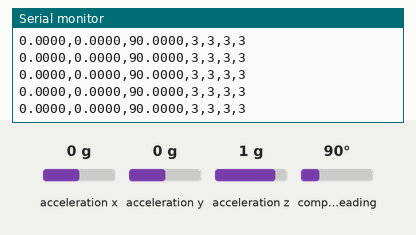
A sketch run on a simulated Arduino Uno, built with avr-gcc and run on an emulated ATmega328P. Parts: the last lines printed to the serial monitor. The test bench sets the inputs (shaded band); at power-on: acceleration x 0 g, acceleration y 0 g, acceleration z 1 g, compass heading 90°.

Above: at 2.2 s.
2.3 s: acceleration x set to -1.4 g
At 2.36 s:
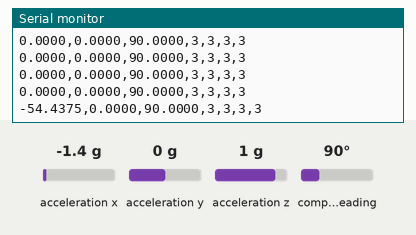
3.8 s: acceleration y set to -1.4 g
At 3.81 s:
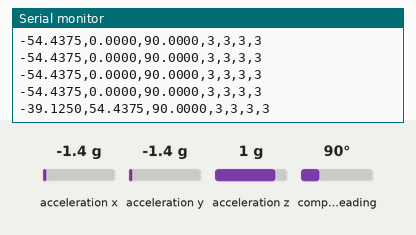
5.3 s: acceleration z set to -1.4 g
At 5.37 s:
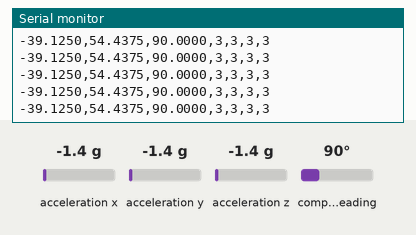
6.8 s: compass heading set to 7°
At 6.83 s:
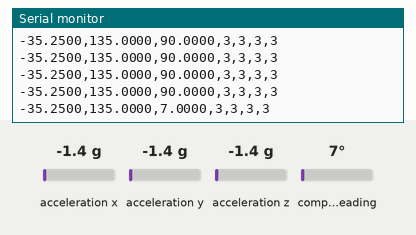
Timing chart, 0 to 9.3 s (numbered marks = the images above; inputs shaded):
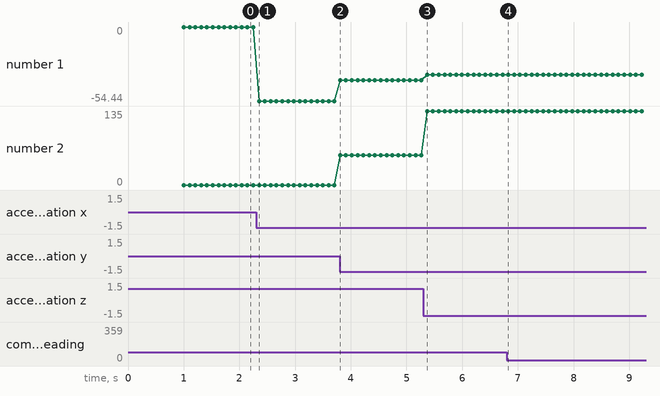

Measured:
- after the input at 2.3 s, the serial monitor: prints a new line after 0.05 s (image 1)
- after the input at 3.8 s, the serial monitor: prints a new line at once (image 2)
- after the input at 6.8 s, the serial monitor: prints a new line at once (image 4)
- plotted number 1: 0 → -54.44 after the input at 2.3 s, -54.44 → -39.12 after the input at 3.8 s, -39.12 → -35.25 after the input at 5.3 s
- plotted number 2: 0 → 54.44 after the input at 3.8 s, 54.44 → 135 after the input at 5.3 s

The sketch:

arduinocode.ino
```cpp
#include <Wire.h>
#include <Adafruit_Sensor.h>
#include <Adafruit_BNO055.h>
#include <utility/imumaths.h>

/* This driver uses the Adafruit unified sensor library (Adafruit_Sensor),
   which provides a common 'type' for sensor data and some helper functions.

   To use this driver you will also need to download the Adafruit_Sensor
   library and include it in your libraries folder.

   You should also assign a unique ID to this sensor for use with
   the Adafruit Sensor API so that you can identify this particular
   sensor in any data logs, etc.  To assign a unique ID, simply
   provide an appropriate value in the constructor below (12345
   is used by default in this example).

   Connections
   ===========
   Connect SCL to analog 5
   Connect SDA to analog 4
   Connect VDD to 3.3-5V DC
   Connect GROUND to common ground
*/

/* Set the delay between fresh samples */
#define BNO055_SAMPLERATE_DELAY_MS (100)

// Check I2C device address and correct line below (by default address is 0x29 or 0x28)
// id, address
Adafruit_BNO055 bno = Adafruit_BNO055(55, 0x28);

void setup(void)
{
  Serial.begin(115200);
  Serial.println("Orientation Sensor Test"); Serial.println("");

  /* Initialise the sensor */
  if (!bno.begin())
  {
  /* There was a problem detecting the BNO055 ... check your connections */
    Serial.print("Ooops, no BNO055 detected ... Check your wiring or I2C ADDR!");
    while (1);
  }

  delay(1000);
  /* Use external crystal for better accuracy */
  bno.setExtCrystalUse(true);
}

void loop(void)
{
  /* Get a new sensor event */
  sensors_event_t event;
  bno.getEvent(&event);

  /* The processing sketch expects data as roll, pitch, yaw */
  Serial.print(event.orientation.y, 4);
  Serial.print(",");
  Serial.print(event.orientation.z, 4);
  Serial.print(",");
  Serial.print(event.orientation.x, 4);

  /*calibration data for each sensor.*/
  uint8_t sys, gyro, accel, mag = 0;
  bno.getCalibration(&sys, &gyro, &accel, &mag);
  Serial.print(",");
  Serial.print(sys, DEC);
  Serial.print(",");
  Serial.print(gyro, DEC);
  Serial.print(",");
  Serial.print(accel, DEC);
  Serial.print(",");
  Serial.println(mag, DEC);
  delay(BNO055_SAMPLERATE_DELAY_MS);
}
```
